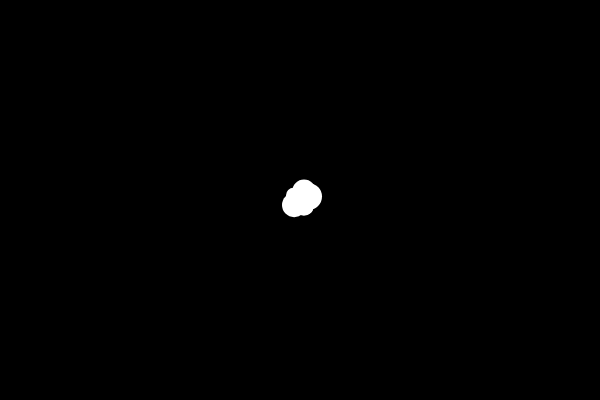
Frame 1 (no input)
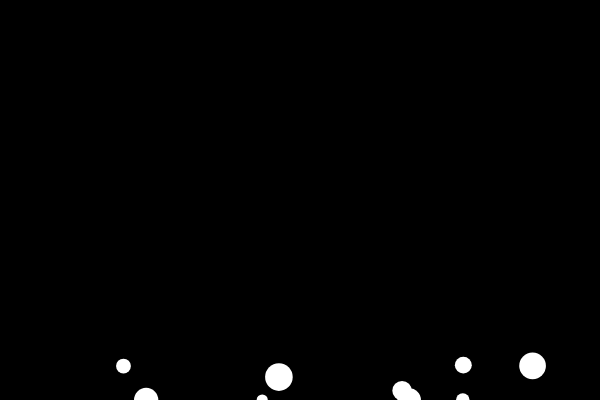
Frame 60 (no input)
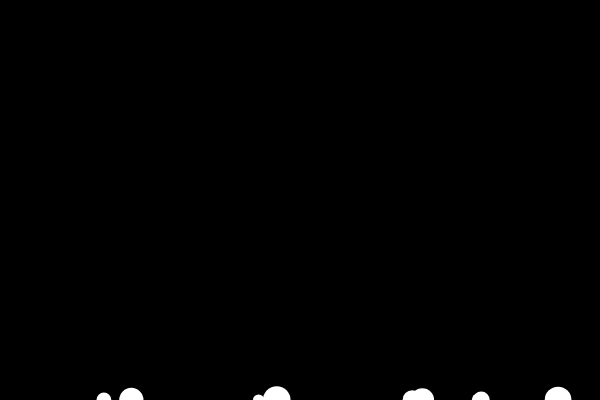
Frame 120 (the mouse pressed at the canvas centre since frame 60)

The p5.js sketch that drew these frames (run headless with seeded random() and noise() and a simulated clock; from frame 60 on, the mouse is pressed at the canvas centre):

// p5.js sketch
// ── sketch.js
// IMA NYU Shanghai
// The Nature of Code
// MOQN
// Feb 16 2017

"use strict";


let circles = [];
let gravity;


function setup() {
  createCanvas(600, 400);
  for (let i = 0; i < 10; i++) {
    circles.push(new Circle(width / 2, height / 2));
  }
  gravity = 1.0;
}


function draw() {
  background(0);

  for (let i = 0; i < circles.length; i++) {
    circles[i].move();
    circles[i].checkBoundaries();
    circles[i].applyFriction(0.97);
    circles[i].applyGravity(gravity);
    circles[i].display();
  }
}


function keyPressed() {
  for (let i = 0; i < circles.length; i++) {
    circles[i].xspeed = random(-30, 30);
    circles[i].yspeed = random(-30, 30);
  }
}


// object: Circle
class Circle {
  constructor(x, y) {
    this.x = x;
    this.y = y;
    this.dia = random(10, 30);
    this.xspeed = random(-10, 10);
    this.yspeed = random(-10, 10);
  }
  move() {
    this.x = this.x + this.xspeed;
    this.y = this.y + this.yspeed;
  }
  checkBoundaries() {
    // check the boundaries
    if (this.x < 0) {
      this.x = 0
      this.xspeed *= -1;
      this.applyFriction(0.9);
    }
    if (this.x > width) {
      this.x = width;
      this.xspeed *= -1;
      this.applyFriction(0.9);
    }
    if (this.y < 0) {
      this.y = 0;
      this.yspeed *= -1;
      this.applyFriction(0.9);
    }
    if (this.y > height) {
      this.yspeed *= -1;
      this.y = height;
      this.applyFriction(0.9);
    }
  }
  applyFriction(amount) {
    this.xspeed *= amount;
    this.yspeed *= amount;
  }
  applyGravity(g) {
    this.yspeed += g;
  }
  display() {
    push();

    fill(255);
    noStroke();
    ellipse(this.x, this.y, this.dia, this.dia);

    pop();
  }
}
